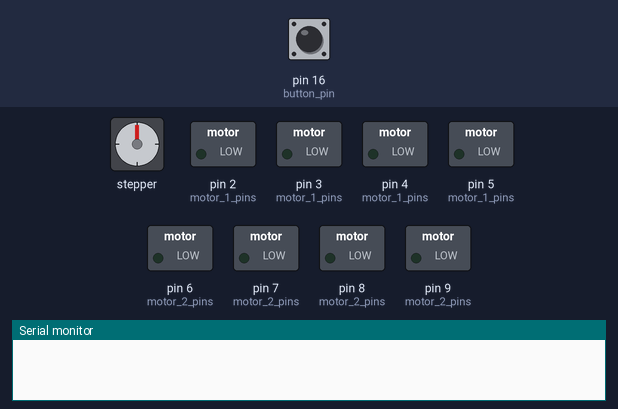
The sketch below on a simulated Arduino Uno, built for the host (arithmetic inside an expression is 32-bit, double 64-bit). On the bench: stepper motor, switched loads named in the sketch (green lamp = pin HIGH), the last lines printed to the serial monitor. Wiring (inferred from the names in the program): stepper motor (2048 steps per turn assumed): coils pin 10, pin 11, pin 12, pin 13. The test bench sets the inputs (shaded band); at power-on: pin 16 (button_pin) LOW. Random numbers use the default seed unless the sketch sets one; pins used as bus, display or sensor lines are not drawn.

Above: at 1.2 s.
1.3 s: pin 16 (button_pin) pulled HIGH for 0.15 s
At 1.5 s:
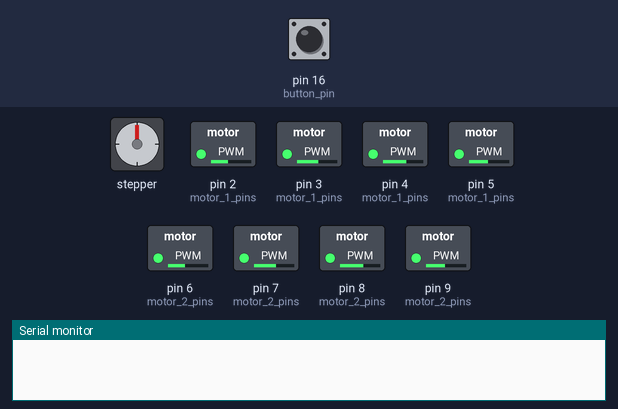
7.3 s: pin 16 (button_pin) driven LOW
10.3 s: pin 16 (button_pin) driven HIGH
At 10.48 s:
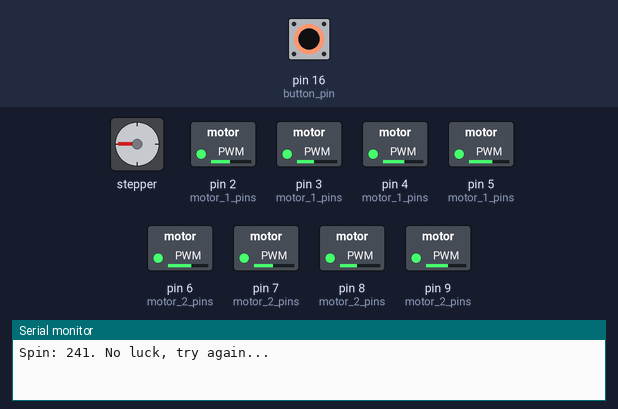
16.3 s: pin 16 (button_pin) driven LOW
19.3 s: pin 16 (button_pin) driven HIGH
At 19.46 s:
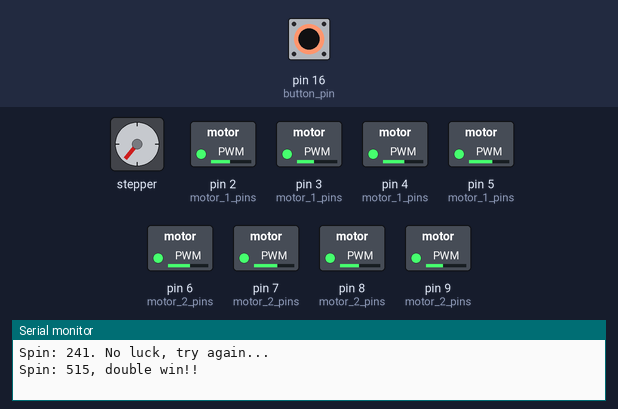
Timing chart, 0 to 24.9 s (numbered marks = the images above; inputs shaded):
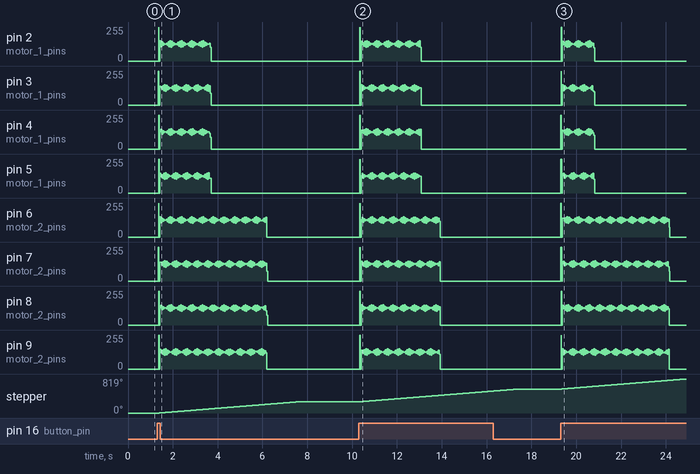

Measured:
- after the input at 1.3 s, stepper: keeps turning clockwise at about 43°/s, starting after 0.09 s
- after the input at 10.3 s, stepper: keeps turning clockwise at about 43°/s, starting after 0.07 s
- after the input at 19.3 s, stepper: keeps turning clockwise at about 43°/s, starting after 0.05 s

The sketch:

slot_machine.ino
```cpp
#include "SlotHeader.h"

int motor_1_pins[4] = {2, 3, 4, 5}; // motor 1 pins
int motor_2_pins[4] = {6, 7, 8, 9}; // motor 2 pins
int motor_3_pins[4] = {10, 11, 12, 13}; // motor 3 pins

int button_pin = 16; // button input pin

int remaining_1 = 0;
int remaining_2 = 0;
int remaining_3 = 0;

int seg_1 = 1; // starting positions for all the wheels
int seg_2 = 1;
int seg_3 = 1;

bool resultPrinted = true; // tells the pi whether or not the result was printed to the serial monitor

//------------------------------------
// OPERATORS TO REMEMBER:
//   &&  -  "and"
//   ||  -  "or"
//   ==  -  "equal to"
//   !=  -  "not equal to"
//   >   -  "greater than"
//------------------------------------

//===========================

void setup() {
  Serial.begin();                      // serial monitor
  begin_motors(motor_1_pins,motor_2_pins,motor_3_pins);              // motors
  pinMode(button_pin, INPUT_PULLDOWN); // button
}

//============================

void loop() {
  if (remaining_1 > 0) { // spins motor 1 if it has a remaining duration left
    step_motorM1(motor_1_pins);
    remaining_1 = remaining_1 - 1;
  } else {
    stop_motor(motor_1_pins);
  }

  if (remaining_2 > 0) { // spins motor 2 if it has a remaining duration left
    step_motorM2(motor_2_pins);
    remaining_2 = remaining_2 - 1;
  } else {
    stop_motor(motor_2_pins);
  }

  if (remaining_3 > 0) { // spins motor 3 if it has a remaining duration left
    step_motorM3(motor_3_pins);
    remaining_3 = remaining_3 - 1;
  } else {
    stop_motor(motor_3_pins);
  }


  // once all wheels have stopped spinning, this code runs
  if (remaining_1 == 0 && remaining_2 == 0 && remaining_3 == 0) {

    // checks if the computer has already printed the result, if it hasn't then it prints it
    if (resultPrinted == false) {
      Serial.print("Spin: ");
      Serial.print(seg_1);
      Serial.print(seg_2);
      Serial.print(seg_3);

      if (seg_1 == 1 && seg_2 == 1 && seg_3 == 1) {                     // All three segments are 1 (starting position)
        Serial.println(", JACKPOT!!!!!");
      } else if (seg_1 == seg_2 && seg_2 == seg_3) {                    // All three segments are the same
        Serial.println(", TRIPLE win!!!");
      } else if (seg_1 == seg_2 || seg_2 == seg_3 || seg_1 == seg_3) {  // Any two segments are the same
        Serial.println(", double win!!");
      } else {                                                          // None are the same
        Serial.println(". No luck, try again...");
      }

      resultPrinted = true; // prevents it from printing this over and over
    }


    // If the button is pressed, roll 3 spins. Otherwise do nothing and just wait
    if (digitalRead(button_pin) == HIGH) {
      // roll three new spins!
      remaining_1 = rand_pos(0, seg_1);
      remaining_2 = rand_pos(1, seg_2);
      remaining_3 = rand_pos(2, seg_3);

      resultPrinted = false; // let the computer know the NEW result has not yet been printed
    } else {
      delay(100);
    }
  }

  delay(4); // sets the speed of the steppers (smaller number = smaller delay between movments = faster overall speed)
}

//================================
```

SlotHeader.h
```cpp
const int SPR = 257; const int steps_per_revolution = SPR; // steps per revolution
const int debug = false;
int prevSegment[3] = {1, 1, 1};

const int wheel_items[3][5] = {
  {1, 2, 3, 4, 5},
  {1, 2, 3, 4, 5},
  {1, 2, 3, 4, 5}
};

int rand_pos(int motor, int &segment, bool isRandom = true) {
  static bool seeded = (randomSeed(millis()), true); // maybe not the best solution but it should work

  int position = random(0, 5); // get a random number from 0 to 4

  // rig game to win if desired
  if (!isRandom){
    position = 0;
  }

  segment = wheel_items[motor][position];  // Save the winning segment for display purposes
  float finalSegment = SPR * (2 + (2 * motor) + (position / 5.0) - ((prevSegment[motor]-1) / 5.0));   // calcualte target motor position in number of steps:
                                                                                                      // (3 full spins + extra per motor + additional segments - previous position) * SPR -> to convert 1-5 into steps for motor

  prevSegment[motor] = segment; // update previous for next spin
  return finalSegment;
}

void begin_motors(const int pinsM1[4],const int pinsM2[4],const int pinsM3[4]) {
  for (int i = 0; i < 4; i++) {
    pinMode(pinsM1[i], OUTPUT);
    pinMode(pinsM2[i], OUTPUT);
    pinMode(pinsM3[i], OUTPUT);
  }
}

void step_motorM1(const int pins[4]) {
  static int state = 0;

  state = state + 1;
  if (state >= 4) { // counts 0, 1, 2, 3
    state = 0;
  }

  if (debug) {Serial.print("Stepper State: ");}
  for (int i = 0; i < 4; i++) {
    digitalWrite(pins[i], state == i || state == (i + 1) % 4);
    if (debug) {Serial.print(state == i || state == (i + 1) % 4);  Serial.print(",");}
  }
  if (debug) {Serial.println(" ");}
}

void step_motorM2(const int pins[4]) {
  static int state = 0;

  state = state + 1;
  if (state >= 4) { // counts 0, 1, 2, 3
    state = 0;
  }

  if (debug) {Serial.print("Stepper State: ");}
  for (int i = 0; i < 4; i++) {
    digitalWrite(pins[i], state == i || state == (i + 1) % 4);
    if (debug) {Serial.print(state == i || state == (i + 1) % 4);  Serial.print(",");}
  }
  if (debug) {Serial.println(" ");}
}

void step_motorM3(const int pins[4]) {
  static int state = 0;

  state = state + 1;
  if (state >= 4) { // counts 0, 1, 2, 3
    state = 0;
  }

  if (debug) {Serial.print("Stepper State: ");}
  for (int i = 0; i < 4; i++) {
    digitalWrite(pins[i], state == i || state == (i + 1) % 4);
    if (debug) {Serial.print(state == i || state == (i + 1) % 4);  Serial.print(",");}
  }
  if (debug) {Serial.println(" ");}
}

void stop_motor(const int pins[4]) {
  for (int i = 0; i < 4; i++) {
    digitalWrite(pins[i], LOW);
  }
}

void step_motor(const int pins[4], const int state) { // TODO: Embed State internally using a static int
  for (int i = 0; i < 4; i++) {
    digitalWrite(pins[i], state == i || state == (i + 1) % 4);
  }
}
```
